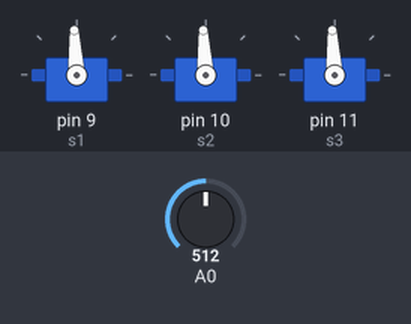
Bench run of a sketch on a simulated Arduino Uno, built with avr-gcc and run on an emulated ATmega328P. Parts: 3 × servo. The test bench sets the inputs (shaded band); at power-on: A0 = 512.

Above: at 1.2 s.
1.3 s: A0 set to 716
At 2.5 s:
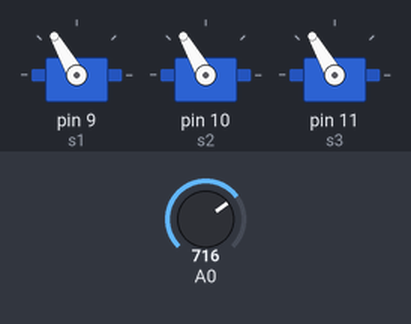
2.8 s: A0 set to 900
At 3.7 s:
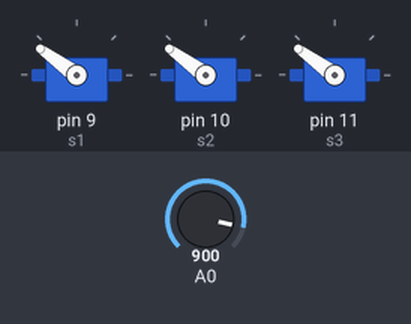
4.3 s: A0 set to 1023
At 4.8 s:
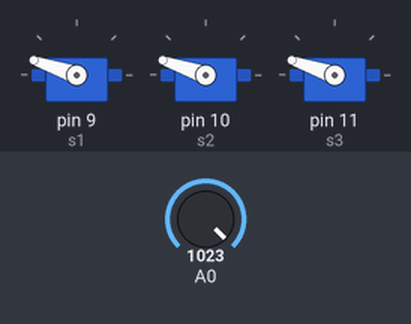
5.8 s: A0 set to 306
At 7.0 s:
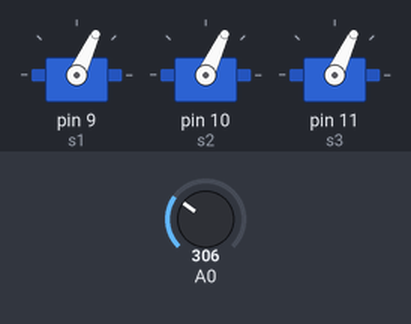
7.3 s: A0 set to 122
At 8.3 s:
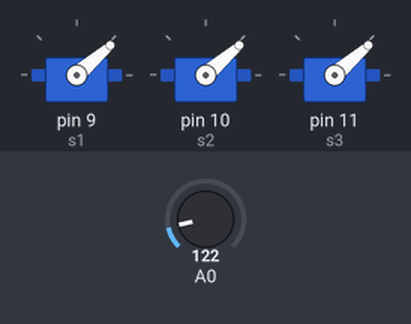
8.8 s: A0 set to 511
At 9.4 s:
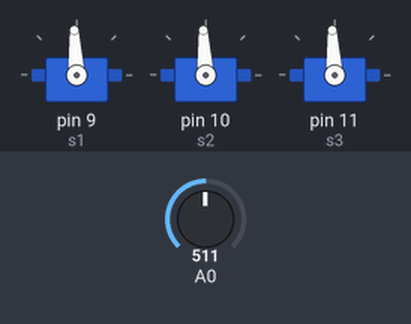
Timing chart, 0 to 11.3 s (numbered marks = the images above; inputs shaded):
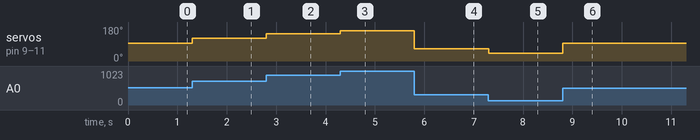

The sketch:

TriangleServoSim.ino
```cpp
#include <Servo.h>

Servo s1;
Servo s2;
Servo s3;

int val;

int x;
int y;

union u_tag {
   byte b[4];
   float fval;
} u;

void setup()
{
  s1.attach(9);
  s2.attach(10);
  s3.attach(11);
  Serial.begin(115200);
}

void loop()
{

  if (Serial.available() >= 8) {

    u.b[0] = Serial.read();
    u.b[1] = Serial.read();
    u.b[2] = Serial.read();
    u.b[3] = Serial.read();
    x = u.fval * 200.0; // 128

    u.b[0] = Serial.read();
    u.b[1] = Serial.read();
    u.b[2] = Serial.read();
    u.b[3] = Serial.read();
    y = u.fval * 200.0; // 128
  }
  val = analogRead(0);            // reads the value of the potentiometer (value between 0 and 1023)
  val = map(val, 0, 1023, -700, 700);     // scale it to use it with the servo (value between 0 and 180)
  s1.writeMicroseconds(1500 + val - y);
  s2.writeMicroseconds(1500 + val + y + x);
  s3.writeMicroseconds(1500 + val + y - x);
  //delay(15);
  //Serial.println(val);
}
```

Measured:
- after the input at 1.3 s, servo on pin 9 (s1), servo on pin 10 (s2), servo on pin 11 (s3): 93° → 120° at once
- after the input at 2.8 s, servo on pin 9 (s1), servo on pin 10 (s2), servo on pin 11 (s3): 120° → 144° at once
- after the input at 4.3 s, servo on pin 9 (s1), servo on pin 10 (s2), servo on pin 11 (s3): 144° → 161° at once
- after the input at 5.8 s, servo on pin 9 (s1), servo on pin 10 (s2), servo on pin 11 (s3): 161° → 65° at once
- after the input at 7.3 s, servo on pin 9 (s1), servo on pin 10 (s2), servo on pin 11 (s3): 65° → 41° at once
- after the input at 8.8 s, servo on pin 9 (s1), servo on pin 10 (s2), servo on pin 11 (s3): 41° → 93° at once
